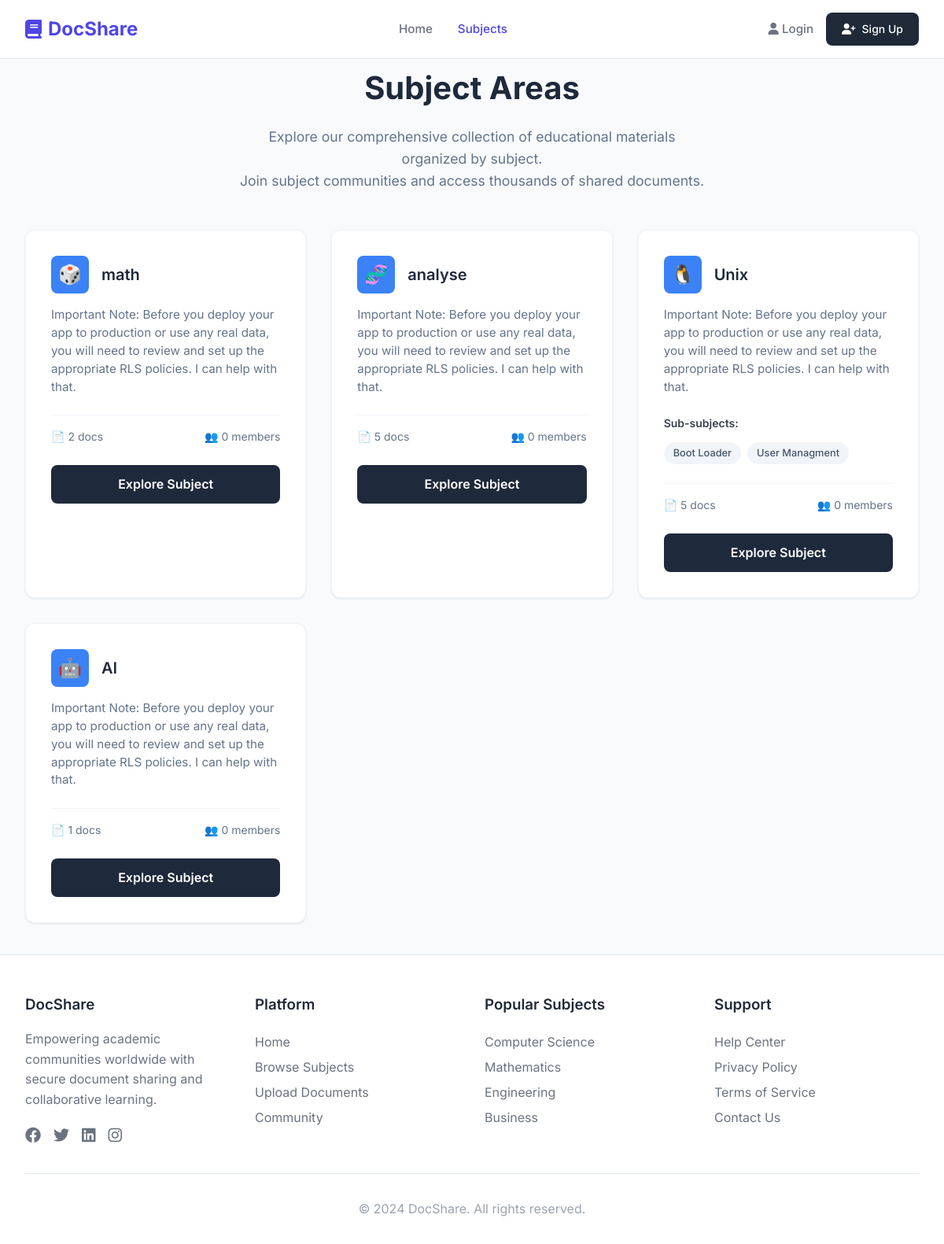
/subjects/, run on the app's committed database.
### accounts/models.py (models this page shows, shortened)
class Subject(models.Model):
    classroom = models.ForeignKey('Class', on_delete=models.CASCADE, related_name='subjects', null=True, blank=True)
    name = models.CharField(max_length=100, unique=True)
    description = models.TextField(blank=True)
    icon = models.CharField(max_length=100, blank=True)  # Optional: for icon class or path

class SubSubject(models.Model):
    subject = models.ForeignKey(Subject, on_delete=models.CASCADE, related_name='subsubjects')
    name = models.CharField(max_length=100)

### accounts/views.py (the view)
# urls.py: path('subjects/', subjects_list, name='subjects'),
def subjects_list(request):
    subjects = Subject.objects.prefetch_related('subsubjects').all()
    return render(request, 'accounts/subjects.html', {'subjects': subjects})

### accounts/templates/accounts/subjects.html (shortened to what this page needs)
{% extends "accounts/base.html" %}
{% block content %}
<div class="container" style="max-width:1200px;margin:40px auto;padding:0 2rem;">
    <div class="page-header">
        <h1 class="page-title">Subject Areas</h1>
        <p class="page-subtitle">
            Explore our comprehensive collection of educational materials organized by subject.<br>
            Join subject communities and access thousands of shared documents.
        </p>
    </div>
    <div class="subjects-grid">
        {% for subject in subjects %}
        <div class="subject-card">
            <div class="subject-header">
                <div class="subject-icon {{ subject.name|lower|slugify }}">
                    {% if subject.icon %}
                        {{ subject.icon }}
                    {% else %}
                        📚
                    {% endif %}
                </div>
                <h2 class="subject-title">{{ subject.name }}</h2>
            </div>
            <p class="subject-description">{{ subject.description }}</p>
            {% if subject.subsubjects.all %}
            <div class="sub-subjects">
                <h3 class="sub-subjects-title">Sub-subjects:</h3>
                <div class="sub-subjects-list">
                    {% for sub in subject.subsubjects.all %}
                        <span class="sub-subject-tag">{{ sub.name }}</span>
                    {% endfor %}
                </div>
            </div>
            {% endif %}
            <div class="subject-stats">
                <span class="stat">
                    📄 {{ subject.documents.count|default:"0" }} docs
                </span>
                <span class="stat">
                    👥 {{ subject.members.count|default:"0" }} members
                </span>
            </div>
            <a href="" class="explore-btn">
                Explore Subject
            </a>
        </div>
        {% empty %}
        <div class="no-subjects">
            <h3>No subjects found</h3>
            <p>Check back later for new subject areas!</p>
        </div>
        {% endfor %}
    </div>
</div>
{% endblock %}

### accounts/templates/accounts/base.html (style rules this page uses)
:root { --primary-color: #4f46e5; --primary-light: #6366f1; --secondary-color: #10b981; --accent-orange: #f97316; --accent-purple: #8b5cf6; --text-primary: #1f2937; --text-secondary: #6b7280; --text-light: #9ca3af; --bg-primary: #ffffff; --bg-light: #f8fafc; --bg-gray: #f1f5f9; --border-color: #e2e8f0; --shadow-sm: 0 1px 2px 0 rgb(0 0 0 / 0.05); --shadow-md: 0 4px 6px -1px rgb(0 0 0 / 0.1); --shadow-lg: 0 10px 15px -3px rgb(0 0 0 / 0.1); --radius-sm: 0.375rem; --radius-md: 0.5rem; --radius-lg: 0.75rem; --radius-xl: 1rem; }
* { margin: 0; padding: 0; box-sizing: border-box; }
body { font-family: 'Inter', sans-serif; line-height: 1.6; color: var(--text-primary); background-color: var(--bg-light); overflow-x: hidden; }
.container { max-width: 1200px; margin: 0 auto; padding: 0 2rem; }

### accounts/templates/accounts/subjects.html (style rules this page uses)
.page-header { text-align: center; margin-bottom: 3rem; }
.page-title { font-size: 2.5rem; font-weight: 700; margin-bottom: 1rem; color: #1e293b; }
.page-subtitle { font-size: 1.1rem; color: #64748b; max-width: 600px; margin: 0 auto; line-height: 1.6; }
.subjects-grid { display: grid; grid-template-columns: repeat(auto-fit, minmax(350px, 1fr)); gap: 2rem; margin-top: 2rem; }
.subject-card { background: white; border-radius: 12px; padding: 2rem; box-shadow: 0 1px 3px rgba(0, 0, 0, 0.1); border: 1px solid #f1f5f9; transition: all 0.3s ease; position: relative; }
.subject-header { display: flex; align-items: center; gap: 1rem; margin-bottom: 1rem; }
.subject-icon { width: 48px; height: 48px; border-radius: 8px; display: flex; align-items: center; justify-content: center; font-size: 1.5rem; color: white; background: #3b82f6; }
.subject-title { font-size: 1.25rem; font-weight: 600; color: #1e293b; margin: 0; }
.subject-description { color: #64748b; margin-bottom: 1.5rem; font-size: 0.95rem; line-height: 1.5; }
.sub-subjects { margin-bottom: 1.5rem; }
.sub-subjects-title { font-size: 0.875rem; font-weight: 600; color: #374151; margin-bottom: 0.75rem; }
.sub-subjects-list { display: flex; flex-wrap: wrap; gap: 0.5rem; }
.sub-subject-tag { background: #f1f5f9; color: #475569; padding: 0.25rem 0.75rem; border-radius: 16px; font-size: 0.8rem; font-weight: 500; }
.subject-stats { display: flex; justify-content: space-between; margin-bottom: 1.5rem; padding-top: 1rem; border-top: 1px solid #f1f5f9; }
.stat { display: flex; align-items: center; gap: 0.25rem; color: #64748b; font-size: 0.875rem; }
.explore-btn { width: 100%; background: #1e293b; color: white; padding: 0.75rem; border: none; border-radius: 8px; font-weight: 600; cursor: pointer; transition: background 0.2s; text-decoration: none; display: block; text-align: center; }

### data on the page
Subject: icon "🎲", name "math", description "Important Note: Before you deploy your app to production or use any real data, you will need to review and set up the appropriate RLS policies. I can help with that.", documents.count "2", members.count "0"
Subject: icon "🧬", name "analyse", description "Important Note: Before you deploy your app to production or use any real data, you will need to review and set up the appropriate RLS policies. I can help with that.", documents.count "5", members.count "0"
Subject: icon "🐧", name "Unix", description "Important Note: Before you deploy your app to production or use any real data, you will need to review and set up the appropriate RLS policies. I can help with that.", documents.count "5", members.count "0"
SubSubject: name "Boot Loader"
SubSubject: name "User Managment"
Subject: icon "🤖", name "AI", description "Important Note: Before you deploy your app to production or use any real data, you will need to review and set up the appropriate RLS policies. I can help with that.", documents.count "1", members.count "0"
